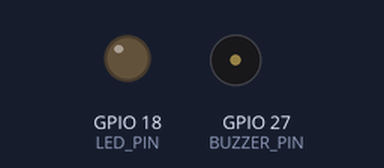
Bench run of a program on a simulated ESP32. On the bench: output pins drawn as LEDs (lit = HIGH), buzzer (waves = sounding).

Above: at 0.15 s.
At 8.82 s:
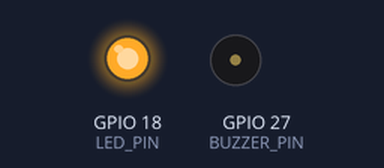
At 17.19 s:
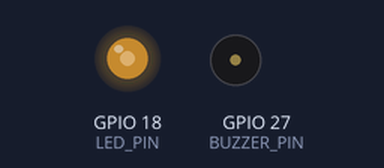
At 34.4 s:
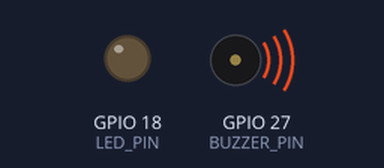
Timing chart, 0 to 40.0 s (numbered marks = the images above):
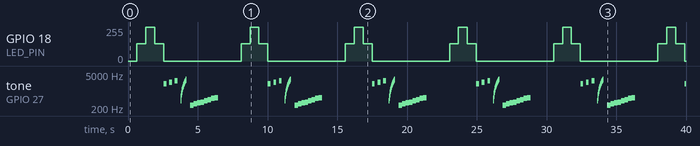

Measured:
- by itself, GPIO 18 (LED_PIN): repeats every 7.5 s: 255/255 0.64 s, 128/255 0.65 s, 0/255 5.6 s, 128/255 0.64 s
- by itself, tone on GPIO 27 (BUZZER_PIN): plays 2000 Hz for 0.20 s, 2300 Hz for 0.20 s, 2600 Hz for 0.20 s, 400 Hz for 0.02 s, 500 Hz for 0.02 s, 600 Hz for 0.02 s … (191 notes in this stretch)

The program:

main.cpp
```cpp
//Title: controlling LED Brightness and Buzzer sound using PWM

// This program demonstrates how to use PWM (Pulse Width Modulation)
// to control both the brightness of an LED and the sound patterns
// of a buzzer using ESP32.
// The LED gradually fades in and out, while the buzzer plays
// a few simple sound patterns and a short melody.

#include <Arduino.h>

#define LED_PIN     18      //LED is connected to GPIO pin 18
#define BUZZER_PIN  27      //buzzer is connected to GPIO pin 27

//PWM Configuration
#define LED_CH      0       //PWM channel for LED (each device needs its own channel)
#define BUZZER_CH   1       // seprate PWM channel for Buzzer
#define LED_FREQ    5000    //frequency for LED PWM (higher = smoother brightness)
#define BUZZER_FREQ 2000    //default buzzer frequency in Hz
#define RESOLUTION  8       //8-bit resolution (means duty cycle can vary from 0–255) 256 levels/parts

void setup() {
  //initialize PWM for LED

  ledcSetup(LED_CH, LED_FREQ, RESOLUTION);   //sets up a PWM channel with 3 parameters

  ledcAttachPin(LED_PIN, LED_CH);   //links the chosen GPIO pin to the configured PWM channel

  //initialize PWM for Buzzer

  ledcSetup(BUZZER_CH, BUZZER_FREQ, 10);   //here we use 10-bit resolution for smoother sound control (0–1023 range)
  ledcAttachPin(BUZZER_PIN, BUZZER_CH);       //links the chosen GPIO pin to the configured PWM channel
}

void loop() {
  // 1. LED brightness Fade
  for (int d = 0; d <= 255; d++) {     // d is for duty cycle. Gradually increase brightness from 0 to 255 using PWM duty cycle
    // ledcWrite(channel, dutyCycle)
    ledcWrite(LED_CH, d);    //sets brightness or output strength for the pin
    delay(5); //short delay to make fading visible
  }

  for (int d = 255; d >= 0; d--) {   //now gradually decrease brightness back to zero
    ledcWrite(LED_CH, d);
    delay(5);
  }

  // 2. Buzzer Beep pattern

  for (int i = 0; i < 3; i++) {   //produce 3 short beeps, each with slightly higher frequency

    ledcWriteTone(BUZZER_CH, 2000 + i * 300);  // generates a tone using PWM..increase pitch for each beep
    delay(200);
    ledcWrite(BUZZER_CH, 0);   // stop tone (turn off buzzer)
    delay(200);  //short gap between beeps
  }

  //3. Buzzer frequency Sweep
  // This loop slowly increases frequency to make a “rising pitch” effect
  for (int f = 400; f <= 3000; f += 100) {
    ledcWriteTone(BUZZER_CH, f);  //generate increasing frequency
    delay(15);
  }
  ledcWrite(BUZZER_CH, 0);        //stop buzzer after sweep
  delay(300);

  // 4. Simple Melody
  // Play a small sequence of musical notes
  int melody[] = {262, 294, 330, 349, 392, 440, 494, 523};  // frequencies of notes
  for (int i = 0; i < 8; i++) {
    ledcWriteTone(BUZZER_CH, melody[i]);  // play each note one by one
    delay(250);                           // short delay for each note
  }
  ledcWrite(BUZZER_CH, 0);                // stop buzzer after melody

  delay(1000);  // waits for 1 sec before repeating the whole pattern again
}
```
